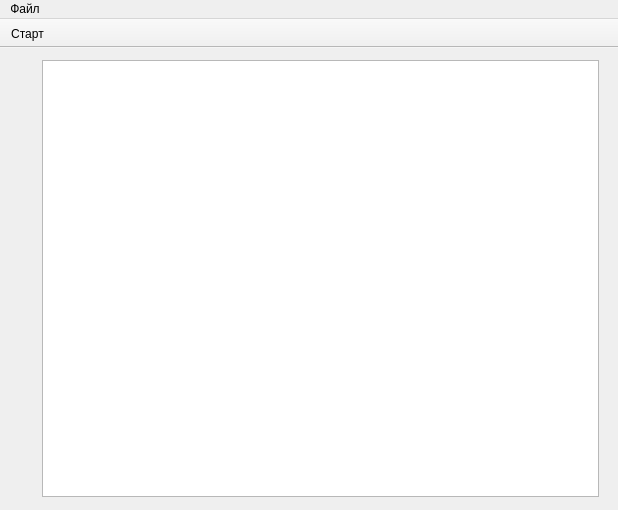
<?xml version="1.0" encoding="UTF-8"?>
<ui version="4.0">
 <class>MainWindow</class>
 <widget class="QMainWindow" name="MainWindow">
  <property name="geometry">
   <rect>
    <x>0</x>
    <y>0</y>
    <width>618</width>
    <height>510</height>
   </rect>
  </property>
  <property name="windowTitle">
   <string>Energo - Импорт XML</string>
  </property>
  <property name="windowIcon">
   <iconset>
    <normaloff>import16.ico</normaloff>import16.ico</iconset>
  </property>
  <widget class="QWidget" name="centralWidget">
   <widget class="QWidget" name="gridLayoutWidget">
    <property name="geometry">
     <rect>
      <x>30</x>
      <y>0</y>
      <width>581</width>
      <height>461</height>
     </rect>
    </property>
    <layout class="QGridLayout" name="mainLayout">
     <property name="margin">
      <number>6</number>
     </property>
     <item row="0" column="0">
      <layout class="QVBoxLayout" name="verticalLayout">
       <property name="margin">
        <number>6</number>
       </property>
       <item>
        <widget class="QPlainTextEdit" name="txtLog"/>
       </item>
      </layout>
     </item>
    </layout>
   </widget>
  </widget>
  <widget class="QMenuBar" name="menuBar">
   <property name="geometry">
    <rect>
     <x>0</x>
     <y>0</y>
     <width>618</width>
     <height>18</height>
    </rect>
   </property>
   <widget class="QMenu" name="menuTest">
    <property name="title">
     <string>Файл</string>
    </property>
    <addaction name="actExit"/>
   </widget>
   <addaction name="menuTest"/>
  </widget>
  <widget class="QToolBar" name="mainToolBar">
   <property name="movable">
    <bool>false</bool>
   </property>
   <property name="allowedAreas">
    <set>Qt::TopToolBarArea</set>
   </property>
   <property name="toolButtonStyle">
    <enum>Qt::ToolButtonTextUnderIcon</enum>
   </property>
   <attribute name="toolBarArea">
    <enum>TopToolBarArea</enum>
   </attribute>
   <attribute name="toolBarBreak">
    <bool>false</bool>
   </attribute>
   <addaction name="actStartLoop"/>
  </widget>
  <action name="actStartLoop">
   <property name="icon">
    <iconset resource="resources.qrc">
     <normaloff>:/xmlimport/images/start.png</normaloff>:/xmlimport/images/start.png</iconset>
   </property>
   <property name="text">
    <string>Старт</string>
   </property>
  </action>
  <action name="actExit">
   <property name="icon">
    <iconset resource="resources.qrc">
     <normaloff>:/xmlimport/images/exit.png</normaloff>:/xmlimport/images/exit.png</iconset>
   </property>
   <property name="text">
    <string>Выход</string>
   </property>
  </action>
 </widget>
 <layoutdefault spacing="6" margin="11"/>
 <resources>
  <include location="resources.qrc"/>
 </resources>
 <connections>
  <connection>
   <sender>actExit</sender>
   <signal>triggered()</signal>
   <receiver>MainWindow</receiver>
   <slot>close()</slot>
   <hints>
    <hint type="sourcelabel">
     <x>-1</x>
     <y>-1</y>
    </hint>
    <hint type="destinationlabel">
     <x>308</x>
     <y>254</y>
    </hint>
   </hints>
  </connection>
 </connections>
</ui>
